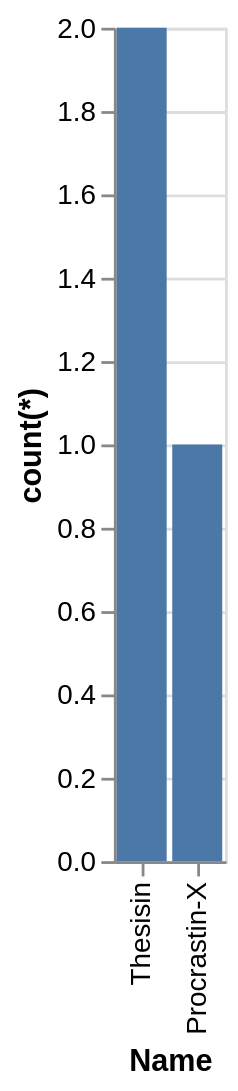

Vega-Lite specification for this chart:
### Vega-Lite specification from a JSON file in a GitHub repository (floating-point values rounded to 4 significant figures)
{"data": {"values": [{"x_data": "Thesisin", "y_data": 2}, {"x_data": "Procrastin-X", "y_data": 1}]}, "mark": "bar", "encoding": {"x": {"field": "x_data", "type": "nominal", "title": "Name", "sort": {"op": "sum", "field": "y_data", "order": "descending"}}, "y": {"field": "y_data", "type": "quantitative", "title": "count(*)"}}}
